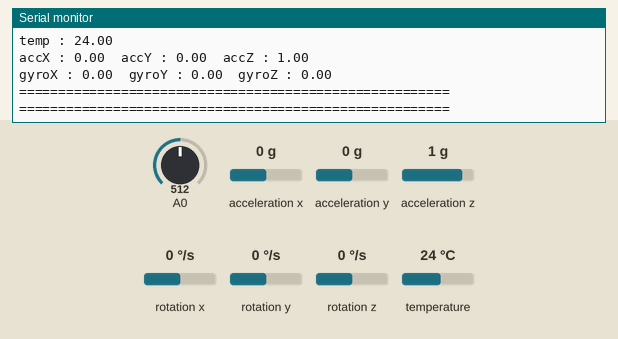
This sketch was run on a simulated Arduino Uno, built with avr-gcc and run on an emulated ATmega328P. Parts: the last lines printed to the serial monitor. The test bench sets the inputs (shaded band); at power-on: acceleration x 0 g, acceleration y 0 g, acceleration z 1 g, A0 = 512, rotation x 0 °/s, rotation y 0 °/s, rotation z 0 °/s, temperature 24 °C.

Above: at 4.2 s.
4.3 s: acceleration x set to -1.4 g
At 5.1 s:
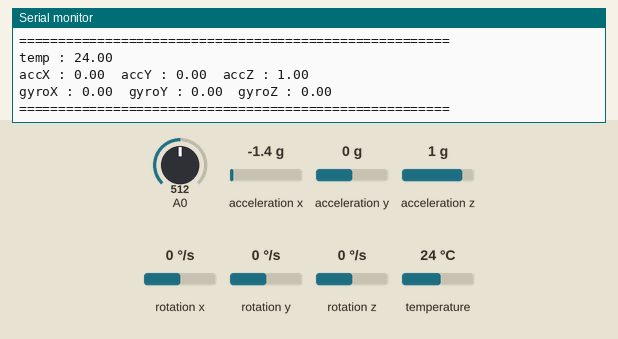
5.8 s: acceleration y set to -1.4 g
At 7.1 s:
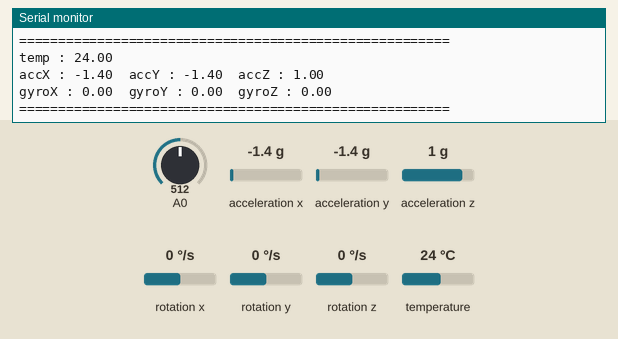
7.3 s: acceleration z set to -1.4 g
At 8.6 s:
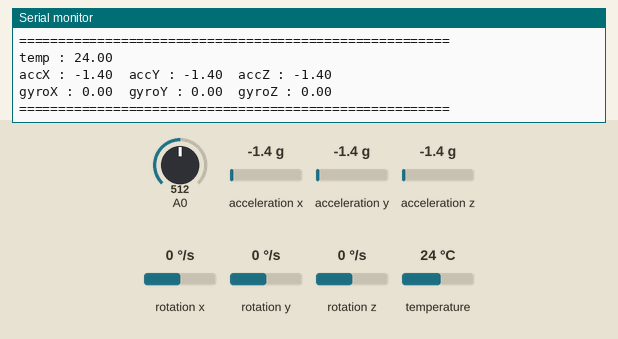
8.8 s: A0 set to 716
At 13.0 s:
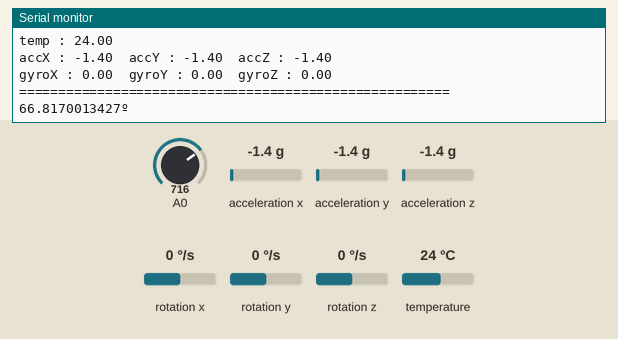
13.1 s: rotation x set to -192 °/s
At 14.3 s:
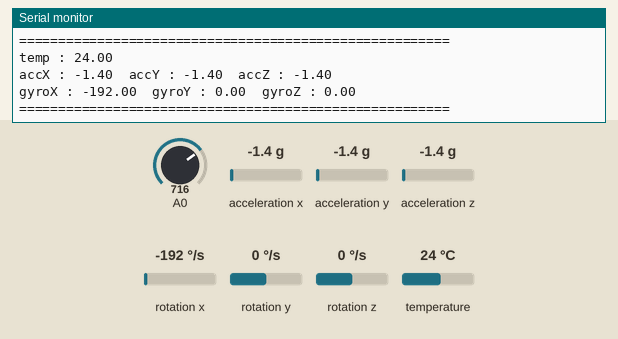
14.6 s: rotation y set to -192 °/s
At 16.4 s:
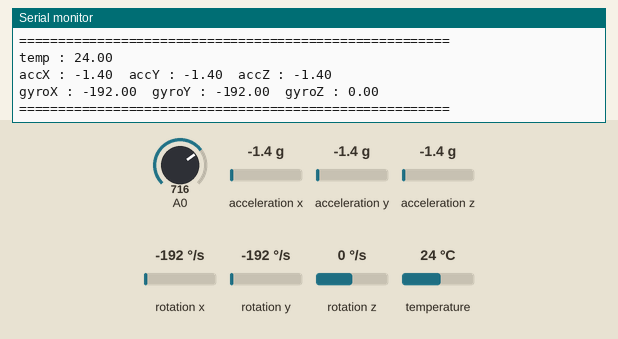

Measured:
- after the input at 5.8 s, the serial monitor: prints a new line after 0.72 s (image 2)
- after the input at 7.3 s, the serial monitor: prints a new line after 0.37 s (image 3)
- after the input at 8.8 s, the serial monitor: prints a new line after 3.9 s (image 4)
- after the input at 13.1 s, the serial monitor: prints a new line after 0.37 s (image 5)
- after the input at 14.6 s, the serial monitor: prints a new line after 1.2 s (image 6)

The sketch:

sicaklikveivme.ino
```cpp
int sample_count;
float val;
float sample_avg;
float temp;

#include <MPU6050_tockn.h>
#include <Wire.h>
long timer = 0;

MPU6050 mpu6050(Wire);

void setup()
{
 Serial.begin(9600); // start serial communication
 analogReference(INTERNAL);
  Wire.begin();
  mpu6050.begin();
  mpu6050.calcGyroOffsets(true);
}

void loop()
{
 mpu6050.update();
 sample_count++;
 val = analogRead(A0); //sicaklik
 sample_avg = sample_avg + (val - sample_avg) / sample_count;

 if (sample_count >= 4096){
   temp=(1.1 * sample_avg * 100.0) / 1024.0;
   Serial.print(temp+3,DEC);
   Serial.println("º");
   sample_count = 0;
  // delay(1000);
 }

  if(millis() - timer > 1000){

    Serial.println("=======================================================");
    Serial.print("temp : ");Serial.println(mpu6050.getTemp());
    Serial.print("accX : ");Serial.print(mpu6050.getAccX());
    Serial.print("\taccY : ");Serial.print(mpu6050.getAccY());
    Serial.print("\taccZ : ");Serial.println(mpu6050.getAccZ());

    Serial.print("gyroX : ");Serial.print(mpu6050.getGyroX());
    Serial.print("\tgyroY : ");Serial.print(mpu6050.getGyroY());
    Serial.print("\tgyroZ : ");Serial.println(mpu6050.getGyroZ());


    Serial.println("=======================================================\n");
    timer = millis();

  }

}
```
